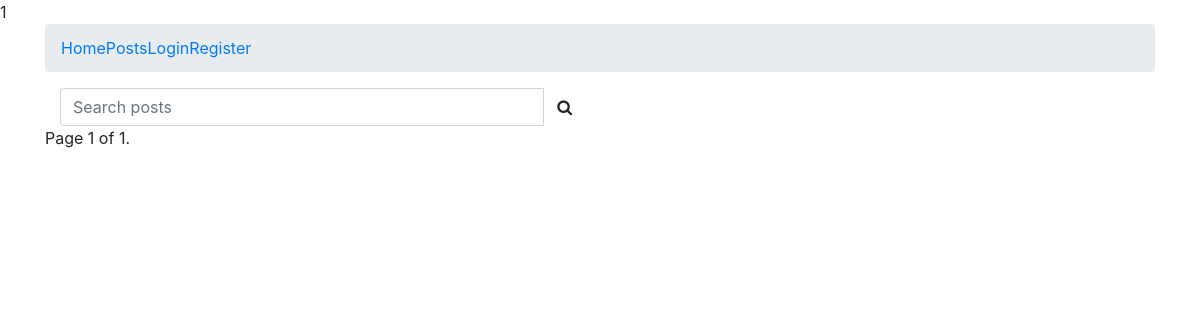
The app's page /, older data.
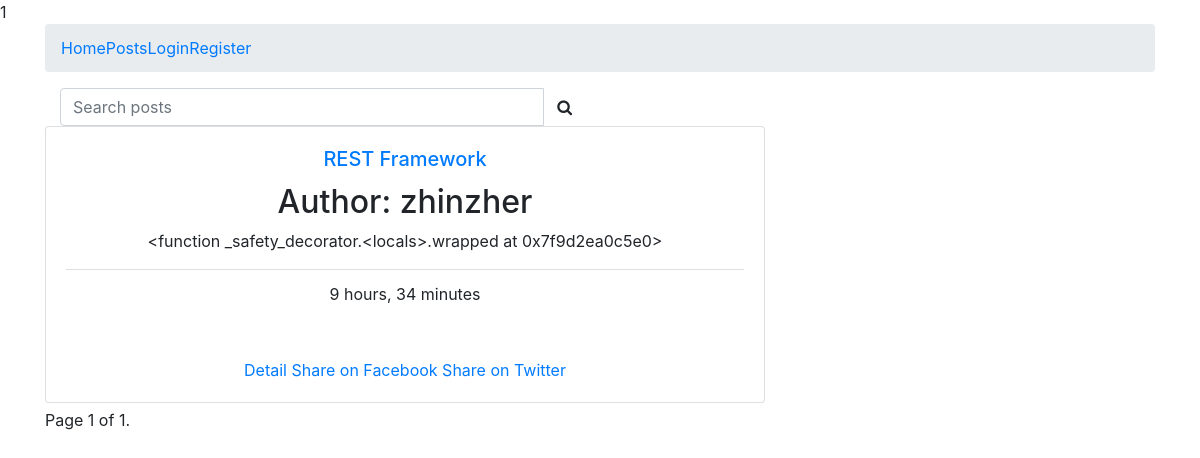
The same page, newer data.
### post/models.py (models this page shows, shortened)
class Post(models.Model):
    user = models.ForeignKey(settings.AUTH_USER_MODEL, default=1, on_delete=models.CASCADE)
    title = models.CharField(max_length=120)
    slug = models.SlugField(unique=True)
    content = models.TextField()
    updated = models.DateTimeField(auto_now=True, auto_now_add=False)
    timestamp = models.DateTimeField(auto_now=False, auto_now_add=True)
    height_field = models.IntegerField(default=0)
    width_field = models.IntegerField(default=0)
    image = models.ImageField(
                              null=True, blank=True,
                              width_field='width_field',
                              height_field='height_field')
    draft = models.BooleanField(default=False)
    publish = models.DateTimeField(auto_now=False, auto_now_add=False)
    read_time = models.IntegerField(default=0)
    objects = PostManager()
    def get_absolute_url(self):
        return reverse('post-detail', kwargs={'slug': self.slug})
    def get_markdown(self):
        content = self.content
        markdown_text = markdown(content)
        return mark_safe(markdown_text)

### post/views.py (the view)
# urls.py: path('', post_list, name='post-list'),
def post_list(request):
    queryset = Post.objects.active().order_by('-timestamp')
    query = request.GET.get('q')
    if query:
        queryset = queryset.filter(
            Q(title__icontains=query) | Q(content__icontains=query)).distinct()
    paginator = Paginator(queryset, 3)  # Show 25 contacts per page
    page = request.GET.get('page')
    post = paginator.get_page(page)
    context = {
        'object_list': post,
        'title': 'list'
    }
    return render(request, 'posts_list.html', context=context)

### post/models.py (called while the page is built)
    def active(self, *args, **kwargs):
        return super(PostManager, self).filter(draft=False)

### templates/posts_list.html (shortened to what this page needs)
{% extends 'base.html' %}
{% block content %}
    <form method="GET" action="">
        <div class="input-group col-sm-6">
            <input class="form-control" type="text" name="q" placeholder="Search posts" />
            <span class="input-group-btn">
                <button class="btn btn-default" type="submit"><i class="fa fa-1.5x fa-search"></i></button>
            </span>
        </div>
    </form>
    {% for obj in object_list %}
        <div class="card" style="width: 45rem;">
            <div class="card-body post-detail-item">
                <h5 class="card-title"><a href="{{ obj.get_absolute_url }}">
                    {% if obj.draft %}
                        <span style="color:red;">{{ obj.title }}</span>
                    {% else %}
                        {{ obj.title }}
                    {% endif %}
                    </a></h5>
                <h2>Author: {{ obj.user }}</h2>
                    <div class="post-detail-item"><p>{{ obj.get_markdown }}</p></div>
                    <ul class="list-group list-group-flush">
                        <li class="list-group-item">{{ obj.timestamp|timesince }}</li>
                    </ul>
            </div>
            <div class="card-body">
                    <a href="{% url 'post-detail' slug=obj.slug %}" class="card-link">Detail</a>
                    <a href="https://www.facebook.com/sharer/sharer.php?u={{ request.build_absolute_uri }}">Share on
                        Facebook</a>
                    <a href="https://twitter.com/home?status=I'm%20going%20to%20learn%20to%20Code...%20Come%20build%20an%20web%20apsp%20with%20me!%20%23CFE%20and%20@justinmitchel%20{{ request.build_absolute_uri }}/">Share
                        on Twitter</a>
            </div>
        </div>
        <div style="height: 5px"></div>
    {%  endfor %}
    <div class="pagination">
    <span class="step-links">
        <span class="current">
            Page {{ object_list.number }} of {{ object_list.paginator.num_pages }}.
        </span>
    </span>
</div>
{% endblock content %}

Row changes from the older to the newer data that the page shows:
added Post: title "REST Framework", user "zhinzher", get_markdown "<function _safety_decorator.<locals>.wrapped at 0x7f9d2ea0c5e0>", timestamp "9 hours, 34 minutes"
